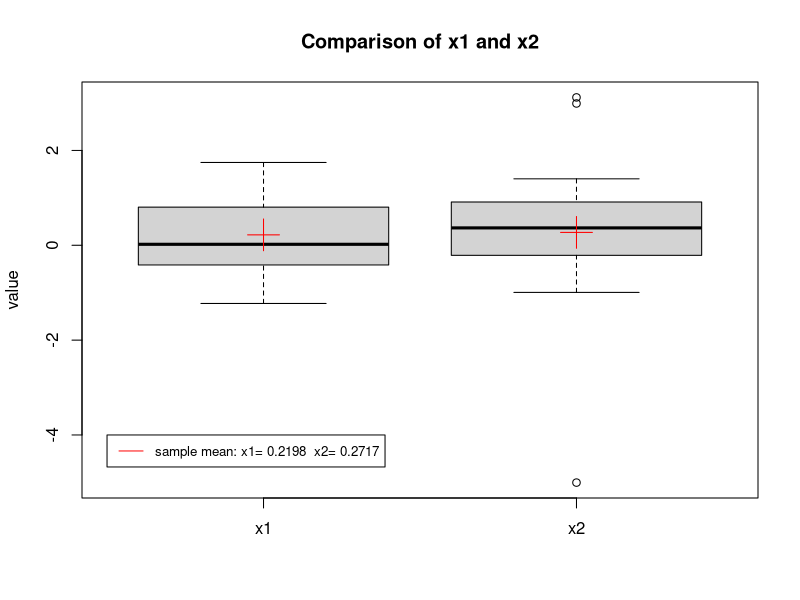
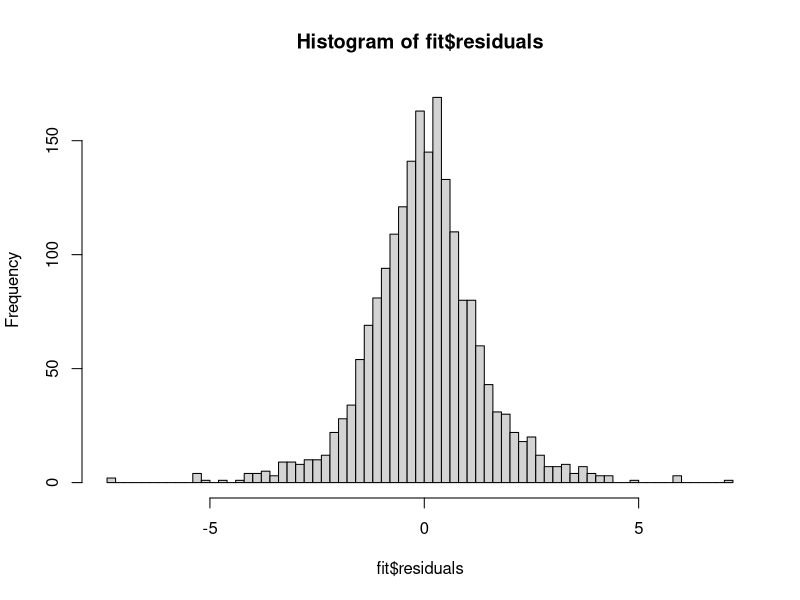

Generate these figures, in order, with R:
## ---- chunk 1
matricul.number <- 12202211
x1 <- c(-0.673, -0.584, 0.572, -0.341, -0.218, 0.603, -0.415, -0.013, 0.763, 0.804, 0.054, 1.746, -0.472, 1.638, -0.578, 0.947, -0.329, -0.188, 0.794, 0.894, -1.227, 1.059)
x2 <- c(0.913, -0.639, 2.99, -5.004, 3.118, 0.1, 1.128, 0.579, 0.32, -0.488, -0.994, -0.212, 0.413, 1.401, 0.007, 0.568, -0.005, 0.696)
set.seed(matricul.number)
## ---- chunk 2
library(ggplot2)
par(mfrow=c(1,1))
boxplot(x1,x2, main = "Comparison of x1 and x2", ylab = "value", names = c("x1", "x2"))
points(x=1, y = mean(x1), col='red', pch=3, cex = 3)
points(x=2, y = mean(x2), col='red', pch=3, cex = 3)
legend(.5,-4 , legend=c(paste("sample mean: x1=",round(mean(x1),digits=4), " x2=",round(mean(x2),digits=4))),
       col=c("red"), lty=1:2, cex=0.8)
## ---- chunk 3
#Sampling with replacement from each group
sampling_1 <- function(data,n, size=length(data)){
  samples = numeric(n)
  return(replicate(n, sample(data, size=size, replace=TRUE)))
}
  
#Centering both samples and then resample from the combined samples x1 and x2 for n1 and n2 times. 
sampling_2 <- function(data1,data2,n1,n2, size1=length(data1),size2=length(data2)){
  #centreing 
  data1 <- data1-mean(data1)
  data2 <- data2-mean(data2)
  combined <- c(data1,data2)
  sampl_x1 <- replicate(10000, sample(combined, size=size1, replace=TRUE))
  sampl_x2 <- replicate(10000, sample(combined, size=size2, replace=TRUE))
  return(list("sampl_x1" = sampl_x1, "sampl_x2" = sampl_x2))
}
## ---- chunk 4
test_stat <- function(x1,x2){
  return((mean(x1) - mean(x2))/sd(x1))
}
## ---- chunk 5
#Generating bootstraps
n=10000
mean_x1 = mean(x1)
mean_x2 = mean(x2)
boot1_x1<- sampling_1(x1, n=n)
boot1_x2 <- sampling_1(x2, n=n)

boot2 <- sampling_2(x1,x2,n,n)
boot2_x1 <- boot2[[1]]
boot2_x2 <- boot2[[2]]

tests_x1 <- test_stat(x1,x2) #H0: x1 = x2
tests_x2 <- test_stat(x2,x1) #H0: x2 = x1
## ---- chunk 6
#Methode 1
#test statistique 
bootstap_tests_x1 <- numeric(n)
bootstap_tests_x2 <- numeric(n)
p_value_x1 <- 1
p_value_x2 <- 1

for(i in 1:n){
  bootstap_tests_x1[i] <- test_stat(boot1_x2[,i],x2)
  bootstap_tests_x2[i] <- test_stat(boot1_x1[,i],x1)
  if(abs(bootstap_tests_x1[i]) > abs(tests_x1)){
    p_value_x1 <- p_value_x1 + 1}
  if(abs(bootstap_tests_x2[i]) > abs(tests_x2)){
    p_value_x2 <- p_value_x2 + 1}
}
p_value_x1 <- p_value_x1/(n+1)
p_value_x2 <- p_value_x2/(n+1)

# CI 
a = .025 
b = 1-a

ci_1_x1 <-  quantile(bootstap_tests_x1,c(a,b))
ci_1_x2 <-  quantile(bootstap_tests_x2, c(a,b))

a = .005 
b = 1-a

ci_1_x1_99 <-  quantile(bootstap_tests_x1,c(a,b))
ci_1_x2_99 <-  quantile(bootstap_tests_x2, c(a,b))

## ---- chunk 7
#Method 2
# h0: x1=x2
p_value2_x1 <- 1
t_values1 = numeric(n)
# h0: x2=x1
p_value2_x2 <- 1
t_values2 = numeric(n)

for(i in 1:n){
    t_values1[i] <- test_stat(boot2_x1[,i],boot2_x2[,i])  # bootstrap test statistic
    if( (abs(t_values1[i]) > abs(tests_x1)) ){
      p_value2_x1 <- p_value2_x1 + 1}
     t_values2[i] <- test_stat(boot2_x2[,i],boot2_x1[,i])  # bootstrap test statistic
    if( (abs(t_values2[i]) > abs(tests_x2)) ){
      p_value2_x2 <- p_value2_x2 + 1}
}

p_value2_x1 <- p_value2_x1/(n+1)
p_value2_x2 <- p_value2_x2/(n+1)


# CI 
a = .025 
b = 1-a

ci_2_x1 <-  quantile(t_values1,c(a,b))
ci_2_x2 <-  quantile(t_values2, c(a,b))

a = .005 
b = 1-a

ci_2_x1_99 <-  quantile(t_values1,c(a,b))
ci_2_x2_99 <-  quantile(t_values2, c(a,b))

## ---- chunk 8
indices <- seq(from = 1, to = length(x1) + length(x2), by = 1)
combined <- c(x1, x2)

t_stat_x1 <- c()
t_stat_x2 <- c()

for (i in 1:n) {
  x1_indices <- sample(indices, size = length(x1), replace = FALSE)
  
  boot_x1 <- combined[x1_indices]
  boot_x2 <- setdiff(combined, boot_x1)
  
  t_stat_x1 <- c(t_stat_x1, test_stat(boot_x1,x2))
  t_stat_x2 <- c(t_stat_x2, test_stat(boot_x2,x1))
}

p_value_x1 <- 1
p_value_x2 <- 1

for(i in 1:n){
  if(abs(t_stat_x1[i]) > abs(tests_x1)){
    p_value_x1 <- p_value_x1 + 1}
  if(abs(t_stat_x2[i]) > abs(tests_x2)){
    p_value_x2 <- p_value_x2 + 1}
}
p_value3_x1 <- p_value_x1/(n+1)
p_value3_x2 <- p_value_x2/(n+1)

# CI 
a = .025 
b = 1-a

ci_3_x1 <-  quantile(t_stat_x1,c(a,b))
ci_3_x2 <-  quantile(t_stat_x2, c(a,b))

a = .005 
b = 1-a

ci_3_x1_99 <-  quantile(t_values1,c(a,b))
ci_3_x2_99 <-  quantile(t_values2, c(a,b))
## ---- chunk 9
knitr::opts_chunk$set(warning = FALSE, message = FALSE) 
## ---- chunk 10
# First method
Wilcox_boot_x1 <- c()
for(i in 1:n){
  Wilcox_boot_x1 <- c(Wilcox_boot_x1, wilcox.test(boot1_x1[,i], x2, paired = FALSE)$statistic)
}

will_original <- wilcox.test(x1, x2, paired = FALSE)$statistic
print(paste('will_original HO=x1=x2',will_original))

p_value_x1 <- 1
for(i in 1:n){
  if(abs(Wilcox_boot_x1[i]) > abs(will_original)){
    p_value_x1 <- p_value_x1 + 1}
}
p_value_x1 <- p_value_x1/(n+1)
print(p_value_x1)


Wilcox_boot_x2 <- c()
for(i in 1:n){
  Wilcox_boot_x2 <- c(Wilcox_boot_x2, wilcox.test(boot1_x2[,i], x1, paired = FALSE)$statistic)
}
will_original2 <- wilcox.test(x2, x1, paired = FALSE)$statistic
print(paste('will_original HO=x1=x2',will_original2))

p_value_x2 <- 1
for(i in 1:n){
  if(abs(Wilcox_boot_x2[i]) > abs(will_original2)){
    p_value_x2 <- p_value_x2 + 1}
}
p_value_x2 <- p_value_x2/(n+1)
print(p_value_x2)



# Saecond method
## x1
Wilcox_boot_x1_2 <- c()
for(i in 1:n){
  Wilcox_boot_x1_2 <- c(Wilcox_boot_x1_2, wilcox.test(boot2_x1[,i], x2, paired = FALSE)$statistic)
}
p_value_x1_2 <- 1
for(i in 1:n){
  if(abs(Wilcox_boot_x1_2[i]) > abs(will_original)){
    p_value_x1_2 <- p_value_x1_2 + 1}
}
p_value_x1_2 <- p_value_x1_2/(n+1)
print(paste('p_value_x1_2',p_value_x1_2))

## x2
Wilcox_boot_x2_2 <- c()
for(i in 1:n){
  Wilcox_boot_x2_2 <- c(Wilcox_boot_x2_2, wilcox.test(boot2_x2[,i], x1, paired = FALSE)$statistic)
}
p_value_x2_2 <- 1
for(i in 1:n){
  if(abs(Wilcox_boot_x2_2[i]) > abs(will_original2)){
    p_value_x2_2 <- p_value_x2_2 + 1}
}
p_value_x2_2 <- p_value_x2_2/(n+1)
print(paste('p_value_x2_2',p_value_x2_2))



# CI 
a = .025 
b = 1-a

ci_Wilcox_boot_x1 <-  quantile(Wilcox_boot_x1,c(a,b))
ci_Wilcox_boot_x2 <-  quantile(Wilcox_boot_x2, c(a,b))
Wilcox_boot_x1_2 <-  quantile(Wilcox_boot_x1_2,c(a,b))
Wilcox_boot_x2_2 <-  quantile(Wilcox_boot_x2_2, c(a,b))

a = .005 
b = 1-a

ci_Wilcox_boot_x1_99 <-  quantile(Wilcox_boot_x1,c(a,b))
ci_Wilcox_boot_x2_99 <-  quantile(Wilcox_boot_x2, c(a,b))
Wilcox_boot_x1_2_99 <-  quantile(Wilcox_boot_x1_2,c(a,b))
Wilcox_boot_x2_2_99 <-  quantile(Wilcox_boot_x2_2, c(a,b))

print('-----')
p_value_x1
ci_Wilcox_boot_x1
ci_Wilcox_boot_x1_99

p_value_x2
ci_Wilcox_boot_x2
ci_Wilcox_boot_x2_99

p_value_x1_2
Wilcox_boot_x1_2
Wilcox_boot_x1_2_99

p_value_x2_2
Wilcox_boot_x2_2
Wilcox_boot_x2_2_99

## ---- chunk 11
wilcox <- wilcox.test(x1, x2, paired = FALSE)
wilcox
wilcox <- wilcox.test(x2, x1, paired = FALSE)
wilcox
ttest <- t.test(x1,x2, paired = FALSE)
ttest
ttest <- t.test(x2,x1, paired = FALSE)
ttest

## ---- chunk 12
model <- function(n){
  x1 <-  rnorm(n, mean = 2, sd = 3)
  x2 <- runif(n, min = 2, max = 4)
  eps <- rt(n, df = 5)
  x3 <- runif(n, min = -2, max = 2)
  y <- 3+ 2*x1 + x2 + eps
  df <- data.frame(y,x1,x2,x3)
  return(df)
}

x3  <- function(){
  return(runif(1,-2,2))
}
## ---- chunk 13
n <- 2000
data <- model(n)
## ---- chunk 14
library(boot)

fit <- lm(y~., data=data)
hist(fit$residuals, breaks = 100)
## ---- chunk 15
reg.fun <- function(x){
  return(coef(lm(y ~ x1+x2+x3, data = x)))
}
reg.sim <- function(x, resi){
  x$y <- (resi$yhat + sample(resi$res, replace = TRUE))
  return(x)
}

res <- resid(fit)
yhat <- fitted(fit)
reg2 <- data.frame(yhat, res)

fit.boot <- boot(data, reg.fun, R=1000, sim="parametric", ran.gen=reg.sim, mle = reg2)
x1_coef_ci <- quantile(fit.boot$t[,2], c(0.01,0.05,0.95, 0.99))
x2_coef_ci <- quantile(fit.boot$t[,3], c(0.01,0.05,0.95, 0.99))
x3_coef_ci <- quantile(fit.boot$t[,4],  c(0.01,0.05,0.95, 0.99))
print(" precentile CI for the x1 coefficients in case of residual bootstraps")
x1_coef_ci
print(" precentile CI for the x2 coefficients in case of residual bootstraps")
x2_coef_ci
print(" precentile CI for the x3 coefficients in case of residual bootstraps")
x3_coef_ci
